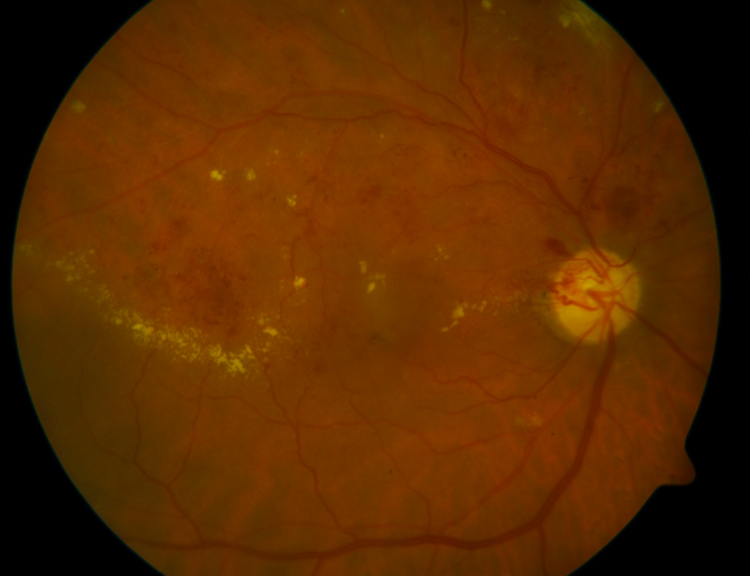
#> input picture ImagensDoProjeto/diaretdb1_image016.png, 1500 x 1152 px, found by its file name (shown at 1/2 size)
$ python figura8.py   (older library calls are emulated)
#> lines starting #> are read from the running program, lines starting #| are printed output that depends on the picture; after the words box and inside, x2 and y2 are one past the last pixel; in counts of white or black regions, pixels touching at a corner belong together
### funcoes.py
import cv2
import numpy as np
from matplotlib import pyplot as plt

DELAY_CAPTION = 1500
DELAY_BLUR = 100
MAX_KERNEL_LENGTH = 31
src = None
dst = None
def diminuirImagem(imagem) :
    # Diminuindo tamanho das imagens
    scalaPercent = 20
#> scalaPercent = 20
    widht = int(imagem.shape[1] * scalaPercent / 100)
#> widht = 300
    height = int(imagem.shape[0] * scalaPercent / 100)
#> height = 230
    dim = (widht, height)
#> dim = (300, 230)
    return cv2.resize(imagem, dim, interpolation=cv2.INTER_AREA)

# [180 lines left out: functions canalVerde, histograma, acharExudates, preprocessamento, not called in this run]

### figura8.py
from funcoes import *

DELAY_CAPTION = 1500
DELAY_BLUR = 100
MAX_KERNEL_LENGTH = 31
src = None
dst = None

def preprocessamento(imagem):
  alpha = 1.5
#> alpha = 1.5
  beta = 10
  out = cv2.convertScaleAbs(imagem, alpha=alpha, beta=beta)
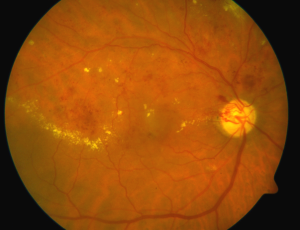
#> out: shape (230, 300, 3); mean of channels 0, 1, 2 10.3, 73.8, 144.3; drawn as B, G, R
  kernel = cv2.getStructuringElement(cv2.MORPH_ELLIPSE, (5, 5))
  # Testes lab
  brightLAB = cv2.cvtColor(out, cv2.COLOR_BGR2LAB)
#> brightLAB: shape (230, 300, 3); mean of channels 0, 1, 2 99.5, 153.2, 171.9
  print ("brightLAB", brightLAB.shape)
#| brightLAB (230, 300, 3)
  #canal L
  canal_L = brightLAB[:,:,0]
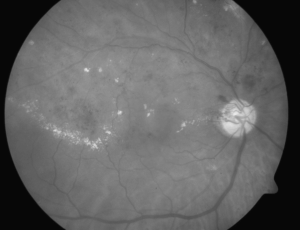
#> canal_L: shape (230, 300); min 7, max 231, mean 99.5

  # Aplicando contraste
  menos_canal_L = cv2.bitwise_not(canal_L)
  #cv2.imshow("CANAL L NEGATIVO", menos_canal_L)

  #cv2.imshow("alpha e beta", out)
  for i in range(1, 4, 2):
    blur = cv2.medianBlur(menos_canal_L, i)
  #cv2.imshow("medianBlur", blur)

  gradient = cv2.morphologyEx(blur, cv2.MORPH_GRADIENT, kernel)
  tophat = cv2.morphologyEx(menos_canal_L, cv2.MORPH_TOPHAT, kernel)
  bothat = cv2.morphologyEx(menos_canal_L, cv2.MORPH_BLACKHAT, kernel)

  alpha = 5.0
  beta = 10
  tophat = cv2.convertScaleAbs(tophat, alpha=alpha, beta=beta)
  bothat = cv2.convertScaleAbs(bothat, alpha=alpha, beta=beta)

  #cv2.imshow("tophat", tophat)
  #cv2.imshow("bothat", bothat)

  gradient = cv2.bitwise_not(gradient)
  Imagem1 = cv2.bitwise_and(blur, gradient)
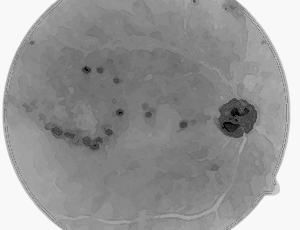
#> Imagem1: shape (230, 300); min 0, max 248, mean 150.6
  #cv2.imshow("Blur + Gradient", Imagem1)
  gradient = cv2.convertScaleAbs(gradient, alpha=alpha, beta=beta)
#> gradient: shape (230, 300); every value is 255


  edges = cv2.Canny(blur, 40, 80)
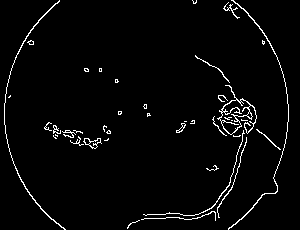
#> edges: shape (230, 300); 3% white in thin lines or dots
  topbot = cv2.bitwise_or(bothat, tophat)
  topbot = cv2.morphologyEx(topbot, cv2.MORPH_CLOSE, kernel)
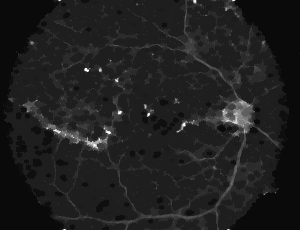
#> topbot: shape (230, 300); min 10, max 255, mean 31.3
  blur_topbot = cv2.bitwise_not(topbot)
  ret, blur_topbot = cv2.threshold(blur_topbot, 130, 255, cv2.THRESH_BINARY)
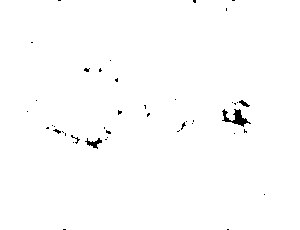
#> blur_topbot: shape (230, 300); 99.3% white; 43 black regions (39 under 20 px), largest, box (x1, y1, x2, y2) and area: (222, 109, 251, 127) 205, (85, 138, 102, 149) 79, (239, 100, 250, 107) 36, (71, 135, 80, 144) 21

  #blur_topbot = cv2.bitwise_not(blur_topbot)
  cv2.imshow("binarizacao blur", blur_topbot)
  rs = blur_topbot.copy()
  blur_topbot = cv2.bitwise_and(blur_topbot, blur)
  #cv2.imshow("Canny", blur_topbot)
  #cv2.imshow("topbot", topbot)


  blur = cv2.cvtColor(blur, cv2.COLOR_GRAY2BGR)
  Imagem1 = cv2.cvtColor(blur_topbot, cv2.COLOR_GRAY2BGR)
#> Imagem1: shape (230, 300, 3)

  im_h = cv2.hconcat([imagem, blur, Imagem1])
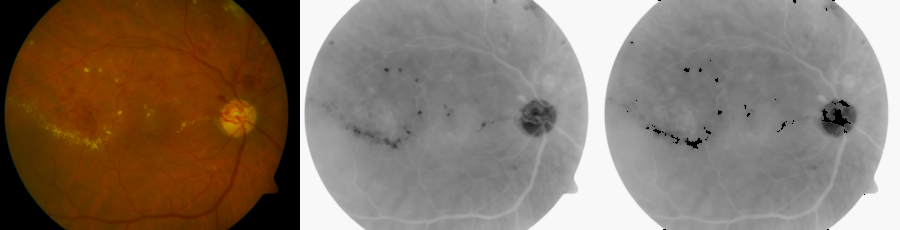
#> im_h: shape (230, 900, 3); mean of channels 0, 1, 2 103.5, 117.7, 133.4; drawn as B, G, R
  cv2.imshow('Figura 08', im_h)
  cv2.waitKey(0)
  return rs

preprocessamento(diminuirImagem(cv2.imread("images/diaretdb1_image016.png")))

Imagem1 = diminuirImagem(cv2.imread("images/diaretdb1_image016.png"))

$ run again, with ImagensDoProjeto/diaretdb1_image001.png copied over ImagensDoProjeto/diaretdb1_image016.png
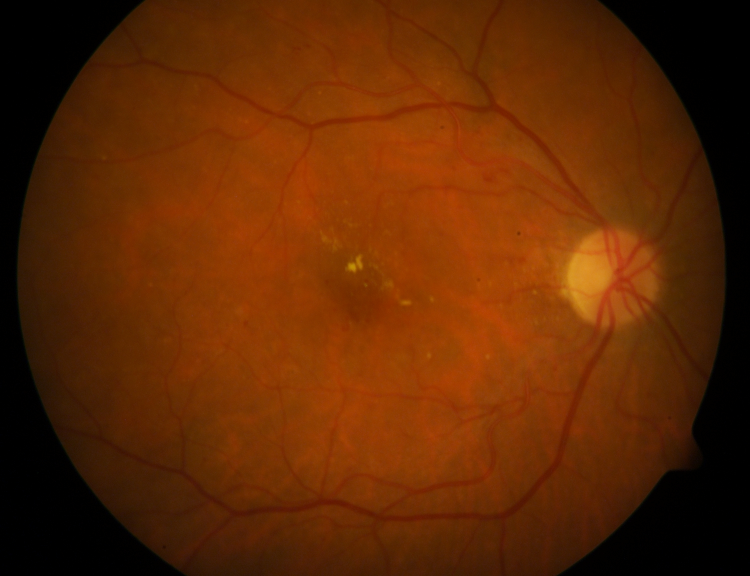
#> input picture ImagensDoProjeto/diaretdb1_image001.png, 1500 x 1152 px, found by its file name (shown at 1/2 size)
#> scalaPercent = 20
#> widht = 300
#> height = 230
#> dim = (300, 230)
#> alpha = 1.5
#> brightLAB: shape (230, 300, 3); mean of channels 0, 1, 2 99.9, 158.1, 171.1
#| brightLAB (230, 300, 3)
#> in preprocessamento, `edges = cv2.Canny(blur, 40, 80)`:
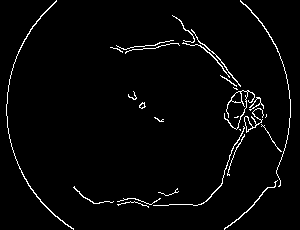
#> edges: shape (230, 300); 2.7% white in thin lines or dots
#> in preprocessamento, `im_h = cv2.hconcat([imagem, blur, Imagem1])`:
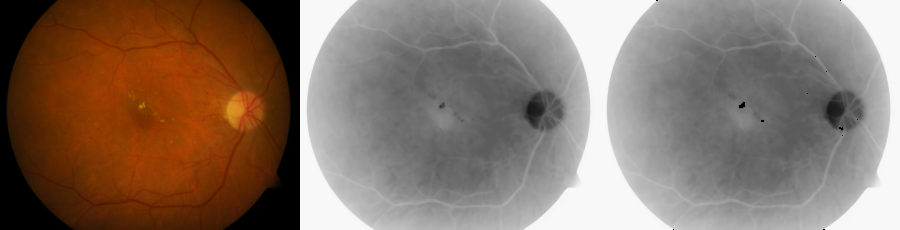
#> im_h: shape (230, 900, 3); mean of channels 0, 1, 2 104.3, 116.7, 135; drawn as B, G, R

$ run again, with ImagensDoProjeto/diaretdb1_image002.png copied over ImagensDoProjeto/diaretdb1_image016.png
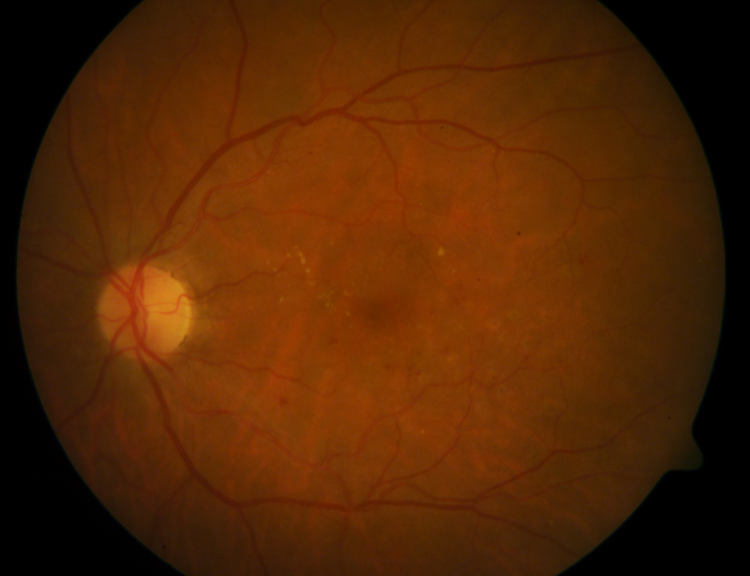
#> input picture ImagensDoProjeto/diaretdb1_image002.png, 1500 x 1152 px, found by its file name (shown at 1/2 size)
#> scalaPercent = 20
#> widht = 300
#> height = 230
#> dim = (300, 230)
#> alpha = 1.5
#> brightLAB: shape (230, 300, 3); mean of channels 0, 1, 2 91.2, 152.5, 166.6
#| brightLAB (230, 300, 3)
#> in preprocessamento, `edges = cv2.Canny(blur, 40, 80)`:
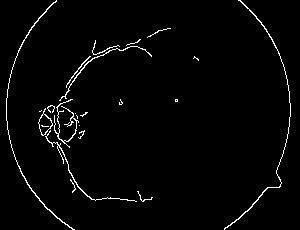
#> edges: shape (230, 300); 2.2% white in thin lines or dots
#> in preprocessamento, `im_h = cv2.hconcat([imagem, blur, Imagem1])`:
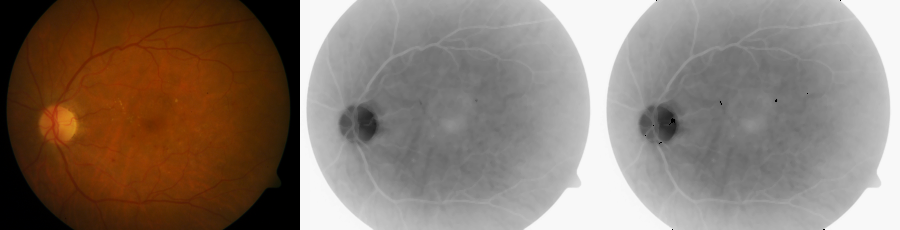
#> im_h: shape (230, 900, 3); mean of channels 0, 1, 2 110.5, 121.8, 136.8; drawn as B, G, R

$ run again, with ImagensDoProjeto/diaretdb1_image003.png copied over ImagensDoProjeto/diaretdb1_image016.png
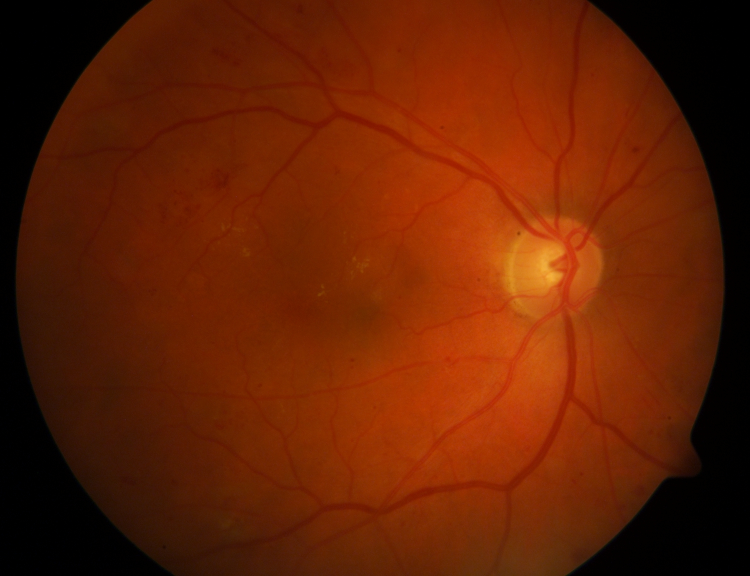
#> input picture ImagensDoProjeto/diaretdb1_image003.png, 1500 x 1152 px, found by its file name (shown at 1/2 size)
#> scalaPercent = 20
#> widht = 300
#> height = 230
#> dim = (300, 230)
#> alpha = 1.5
#> brightLAB: shape (230, 300, 3); mean of channels 0, 1, 2 96.8, 164.7, 170.4
#| brightLAB (230, 300, 3)
#> edges: shape (230, 300); 2.5% white in thin lines or dots
#> in preprocessamento, `im_h = cv2.hconcat([imagem, blur, Imagem1])`:
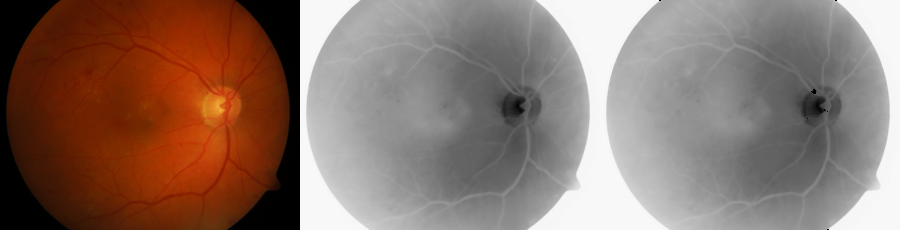
#> im_h: shape (230, 900, 3); mean of channels 0, 1, 2 106.5, 116.4, 138.6; drawn as B, G, R
